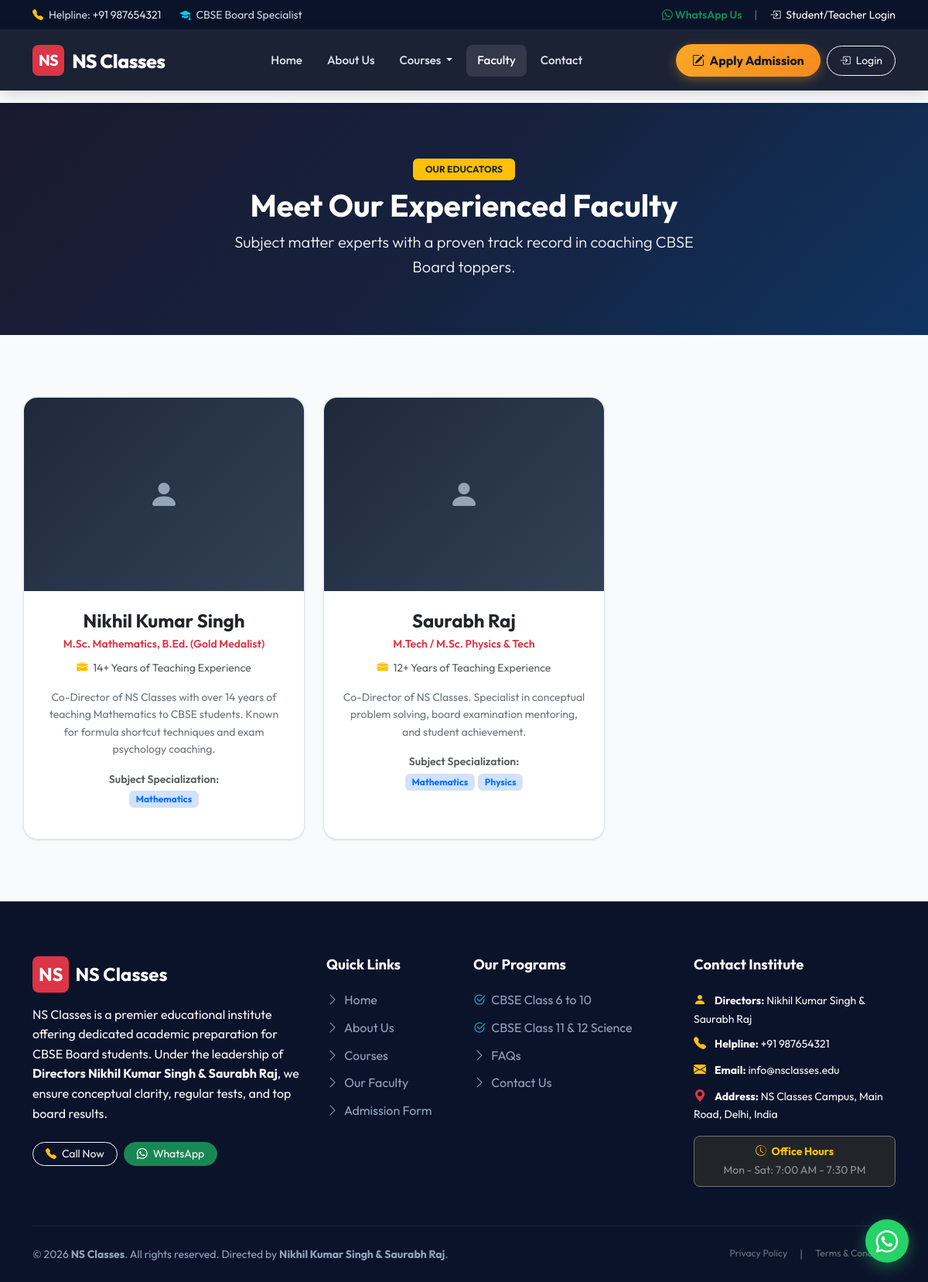
Screenshot of /teachers/ with the database file from the repository.
### teachers/models.py (models this page shows, shortened)
class Teacher(models.Model):
    user = models.OneToOneField(User, on_delete=models.CASCADE, related_name='teacher_profile')
    teacher_id = models.CharField(max_length=20, unique=True)
    photo = models.ImageField(upload_to='teachers/', blank=True, null=True)
    phone = models.CharField(max_length=15)
    qualification = models.CharField(max_length=200)
    specialization = models.ManyToManyField(Subject, related_name='specialist_teachers', blank=True)
    experience = models.PositiveIntegerField(help_text='Years of experience', default=0)
    bio = models.TextField(blank=True, help_text='Short biography')
    joining_date = models.DateField()
    is_active = models.BooleanField(default=True)
    created_at = models.DateTimeField(auto_now_add=True)
    @property
    def full_name(self):
        return self.user.get_full_name()
    class Meta:
        ordering = ['user__first_name']
        verbose_name = 'Teacher'
        verbose_name_plural = 'Teachers'

### courses/models.py (models this page shows, shortened)
class Subject(models.Model):
    name = models.CharField(max_length=100)
    code = models.CharField(max_length=10, unique=True)
    description = models.TextField(blank=True)
    icon = models.CharField(max_length=50, blank=True, help_text='Bootstrap icon class e.g. bi-calculator')
    class Meta:
        ordering = ['name']

### website/views.py (the view)
# urls.py: path('teachers/', views.teachers_list, name='teachers'),
def teachers_list(request):
    teachers = Teacher.objects.filter(is_active=True)
    return render(request, 'website/teachers.html', {'teachers': teachers})

### templates/website/teachers.html (shortened to what this page needs)
{% extends 'base.html' %}
{% load static %}
{% block content %}
<div class="py-5 text-white" style="background: var(--primary-gradient);">
    <div class="container text-center py-4">
        <span class="badge bg-warning text-dark px-3 py-2 fw-bold mb-2">OUR EDUCATORS</span>
        <h1 class="fw-bold mb-2">Meet Our Experienced Faculty</h1>
        <p class="lead text-light mb-0 mx-auto" style="max-width: 650px;">
            Subject matter experts with a proven track record in coaching CBSE Board toppers.
        </p>
    </div>
</div>
<div class="container section-padding">
    <div class="row g-4">
        {% for teacher in teachers %}
        <div class="col-lg-4 col-md-6">
            <div class="teacher-card">
                <div class="teacher-img-wrap" style="height: 250px;">
                    {% if teacher.photo %}
                    <img src="{{ teacher.photo.url }}" alt="{{ teacher.full_name }}">
                    {% else %}
                    <i class="bi bi-person-fill fs-1"></i>
                    {% endif %}
                </div>
                <div class="p-4">
                    <h4 class="fw-bold text-dark mb-1">{{ teacher.full_name }}</h4>
                    <p class="text-danger fw-semibold small mb-2">{{ teacher.qualification }}</p>
                    <p class="text-muted small mb-3"><i class="bi bi-briefcase-fill text-warning me-1"></i> {{ teacher.experience }}+ Years of Teaching Experience</p>
                    <p class="text-secondary small mb-3">
                        {{ teacher.bio|default:"Dedicated faculty guiding students towards excellence in board examinations and conceptual clarity." }}
                    </p>
                    <div class="mb-3">
                        <small class="text-muted d-block fw-semibold mb-1">Subject Specialization:</small>
                        <div class="d-flex flex-wrap justify-content-center gap-1">
                            {% for sub in teacher.specialization.all %}
                            <span class="badge bg-primary-subtle text-primary border small">{{ sub.name }}</span>
                            {% endfor %}
                        </div>
                    </div>
                </div>
            </div>
        </div>
        {% empty %}
        <div class="col-12 text-center py-5 text-muted">
            <p>Faculty list being updated.</p>
        </div>
        {% endfor %}
    </div>
</div>
{% endblock %}

### static/css/style.css (style rules this page uses)
:root { --primary-color: #0f3460; --primary-hover: #16213e; --primary-gradient: linear-gradient(135deg, #1a1a2e 0%, #16213e 50%, #0f3460 100%); --accent-color: #e94560; --accent-hover: #d63447; --accent-gradient: linear-gradient(135deg, #ff416c 0%, #ff4b2b 100%); --secondary-color: #533483; --gold-accent: #f9a826; --gold-gradient: linear-gradient(135deg, #f9a826 0%, #f68a1f 100%); --cbse-color: #0077b6; --bihar-color: #2b9348; --dark-bg: #0f172a; --dark-surface: #1e293b; --dark-card: #334155; --light-bg: #f8fafc; --light-surface: #ffffff; --light-border: #e2e8f0; --text-main: #1e293b; --text-muted: #64748b; --text-light: #f8fafc; --shadow-sm: 0 1px 3px rgba(0,0,0,0.08), 0 1px 2px rgba(0,0,0,0.05); --shadow-md: 0 4px 12px rgba(15, 52, 96, 0.08), 0 2px 4px rgba(0,0,0,0.04); --shadow-lg: 0 12px 30px rgba(15, 52, 96, 0.12), 0 4px 8px rgba(0,0,0,0.06); --shadow-hover: 0 20px 40px rgba(15, 52, 96, 0.18), 0 8px 16px rgba(0,0,0,0.08); --transition: all 0.3s cubic-bezier(0.25, 0.8, 0.25, 1); --radius-sm: 8px; --radius-md: 12px; --radius-lg: 18px; }
body { font-family: 'Outfit', 'Inter', -apple-system, BlinkMacSystemFont, 'Segoe UI', Roboto, sans-serif; color: var(--text-main); background-color: var(--light-bg); overflow-x: hidden; line-height: 1.6; }
.section-padding { padding: 80px 0; }
.teacher-card { background: #ffffff; border-radius: var(--radius-lg); border: 1px solid var(--light-border); overflow: hidden; box-shadow: var(--shadow-sm); transition: var(--transition); text-align: center; height: 100%; }
.teacher-img-wrap { height: 220px; background: linear-gradient(135deg, #1e293b, #334155); display: flex; align-items: center; justify-content: center; color: #94a3b8; font-size: 4rem; overflow: hidden; }

### rows the page displays
Teacher: full_name "Nikhil Kumar Singh", qualification "M.Sc. Mathematics, B.Ed. (Gold Medalist)", experience "14", bio "Co-Director of NS Classes with over 14 years of teaching Mathematics to CBSE students. Known for formula shortcut techniques and exam psychology coaching."
Subject: name "Mathematics"
Teacher: full_name "Saurabh Raj", qualification "M.Tech / M.Sc. Physics & Tech", experience "12", bio "Co-Director of NS Classes. Specialist in conceptual problem solving, board examination mentoring, and student achievement."
Subject: name "Physics"

### other values shown
{{ SITE_PHONE }} "987654321"
{{ SITE_NAME }} "NS Classes"
{{ SITE_DIRECTOR }} "Nikhil Kumar Singh & Saurabh Raj"
